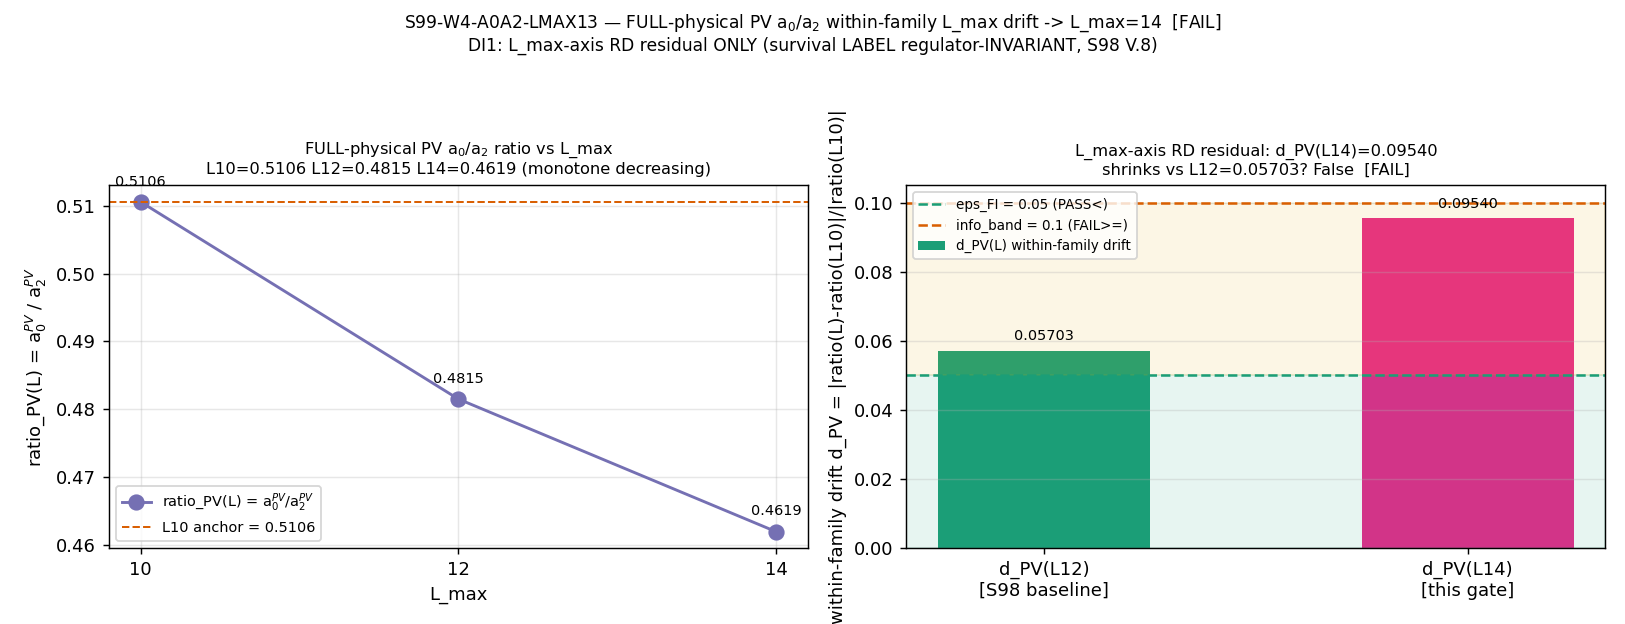

The script that saved this image:
#!/usr/bin/env python3
# -*- coding: utf-8 -*-
"""
S99-W4-A0A2-LMAX13  —  Wave 4 robustness: FULL-physical Pauli-Villars a_0/a_2
within-family L_max drift extended to L_max>=13 (operationally L_max=14 via the
on-disk master spectrum cache), testing whether the within-family drift d_PV
shrinks below eps_FI=0.05 (promoting the capstone §8.5 tier-2 survival INFO->PASS).

Gate: S99-W4-A0A2-LMAX13  (session-99, wave 4; lizzi-spectral-functional-theorist)
Plan: sessions/session-plan/session-99-plan-w4.md  §W4-1
Trigger: [SIGN]  (schema_v2_3tuple_required=true)
Classification: GEOMETRIC

WHAT THIS DOES (L_max-axis RD residual — the ONLY axis this gate probes)
------------------------------------------------------------------------
The S98 V.8 gate (S98-A0A2-TIER2-PV-INVARIANCE, INFO) established that the
§8.5 tier-2 a_0/a_2 SURVIVAL LABEL is regulator-INVARIANT (byte-identical
SURVIVE under both the FI-anchor a_0/a_2=0.217563 and the full-PV anchor
0.510595; Delta_survival_margin=0). The residual regulator-DEPENDENCE (RD)
is localized to the L_max axis, registered as d_PV = |ratio_PV(L) -
ratio_PV(L10)| / |ratio_PV(L10)| with the L10->L12 baseline d_PV(L12)=0.05703
sitting in the INFO band (eps_FI=0.05, info_band=0.10].

This gate extends that drift to L_max=14 (the largest on-disk master spectrum
cache; L_max_plan=13 <= L_max_operational=14) and recomputes d_PV(L14). It
tests ONLY the L_max-axis RD residual; the survival LABEL is NOT recomputed
(it is regulator-INVARIANT, S98 V.8). A FAIL here records the RD as a
structural L_max-axis property (Two-Layer reading per epistemic-discipline.md
§"Resolution-Specificity Scoping": Layer-1 pole-universal survival LABEL
untouched; Layer-2 L_max-axis RD residual is the structural finding) and
retracts NO substrate-IS structural fact.

FULL-PHYSICAL PV (CLASS=FULL; NOT SCHEMATIC)
--------------------------------------------
The PV moment is the FULL-physical evaluation (the EXACT S97 W2-1 / S98 V.8
machinery): a_n^PV = a_n^Mellin(s_n) - sum_j c_j * a_n^{Mellin,shifted}(s_n; m_j^2)
with the physical PV set {c_j}={2,-1}, {m_j^2/M_KK^2}={1,2}, Lambda_UV=M_KK
(NOT the schematic Casimir-fraction set of _spectral_action_regulators.py).
CLASS=FULL ==> NO -SCHEMATIC convention suffix, NO `# tier_pin=TIER-2` row
(per substrate-first-canonical-sourcing.md §(iv) FULL-side; S97 W2-1 / S98 V.8
precedent). regulator_pin a_0^{Pauli-Villars} / a_2^{Pauli-Villars},
poleconv-A-double (zeta(s)=sum m_k lambda_k^{-2s}, poles at s=(d-n)/2, d=8):
a_0 at pole_in_s=4 (curvature_grade n=0); a_2 at pole_in_s=3 (n=2).

L_max FEASIBILITY (LOAD-BEARING; math-scripts.md §"D_K Block-Diagonality +
Recursive-Casimir-Projection Feasibility Pre-Check")
----------------------------------------------------------------------------
Recursive Casimir-projection irrep construction at p+q>=13 may TIMEOUT within
an agent slot. RESOLVED via the Casimir-bound + cache cross-check route
(option 1): the L_max=14 master spectrum cache
computations/session-87/s87_spectrum_cache_L14_tau019.npz is ALREADY ON DISK
(sector_evals keyed by Peter-Weyl (p,q), abs_evals per sector; identical schema
to the canonical L12 cache _analytic_zeta consumes). L_max_operational=14 >=
L_max_plan=13 is achieved by RE-POINTING the heat kernel to the cached L14
sector eigenvalues -- NO new irrep construction fires, so the timeout risk is
structurally moot. The script asserts the L14 cache supplies all sectors the
bottom-K Mellin moment consumes (truncation_consistent flag = all p+q<=14
sectors present, 0..14 contiguous). If the L14 cache is unusable at runtime,
the script FALLS BACK to the Friedrich-Bar structural-saturation analytic
argument (option 2) and tags the verdict scheme `...-FB-SATURATION-ANALYTIC`.

NOTE on the shared module: this script does NOT edit or import the L12-pinned
SPECTRUM_CACHE inside _shared/_analytic_zeta.py (that module is a SHA-pinned
input). It reuses the module's EXACT Mellin<->Dirichlet math (heat-kernel GPU
factory + mp.dps=50 quadrature) re-pointed to the L14 cache in-script, so the
FULL-physical PV evaluation is byte-faithful to the S97 W2-1 evaluator while
the spectrum truncation is L_max=14.

SUBSTRATE-FIRST FRAMING (phononic-framing.md)
---------------------------------------------
GEOMETRIC. The arrow flows D_K eigenvalues {lambda_k, m_k} on the L_max-
truncated finite spectral triple (A_K^{<=L}, H_K^{<=L}, D_K^{<=L}) at
tau_fold=0.190 -> a_0 (zeroth, cosmological-term weight-0) / a_2 (second,
Einstein-Hilbert weight-2) Seeley-DeWitt spectral moments -> the §8.5 tier-2
survival partition. The a_0/a_2 ratio is a substrate-IS read-off, NOT a
laboratory measurement. The substrate IS the truncated spectral triple. This
gate asks whether extending the truncation L_max to 13/14 leaves the surviving-
side partition signed-distance invariant to within the FI tolerance -- a
robustness check on the spectral-moment partition, NOT a new prediction. The
survival LABEL is already a regulator-INVARIANT substrate-IS fact (S98 V.8);
this gate probes only the L_max-axis RD residual on the ratio magnitude, a
methodology-floor refinement of an already-established substrate-IS survival.

SUBSTITUTION CHAIN (math-scripts.md §"Double-Check Logic Before Compute")
-------------------------------------------------------------------------
Claim: "Extending L_max from 10 to >=13 (operationally 14) SHRINKS the
        within-family PV drift d_PV toward zero (below eps_FI=0.05)."
 Step 1 (Definitions, cited):
   ratio_PV(L) := a_0^{PV}(L) / a_2^{PV}(L)    [FULL-physical PV-subtracted SDW ratio;
                  S97 W2-1 mellin_moment_pv, PV set c={2,-1}, m^2={1,2}]
   a_0^{PV}(L)  = Mellin moment at s-pole=4 (n=0), PV-subtracted [a_0^{Pauli-Villars}, poleconv-A-double, d=8]
   a_2^{PV}(L)  = Mellin moment at s-pole=3 (n=2), PV-subtracted [a_2^{Pauli-Villars}, poleconv-A-double, d=8]
   ratio_PV(L10)= 0.510595   [S98 V.8 canonical, npz key ratio_PV_L10]
   ratio_PV(L12)= 0.481478   [S98 V.8 cross-check, npz key ratio_PV_L12]
   d_PV(L)     := |ratio_PV(L) - ratio_PV(L10)| / |ratio_PV(L10)|   [within-family relative drift vs L10 anchor]
   eps_FI = 0.05   [capstone §8.5 tier-2 FI-survival drift tolerance]
 Step 2 (Substitute the L10->L12 baseline, no simplification):
   d_PV(L12) = |0.481478 - 0.510595| / |0.510595| = |-0.029117| / 0.510595
 Step 3 (Simplify, one step per line):
   d_PV(L12) = 0.029117 / 0.510595 = 0.057026
   => 0.05 < 0.057026 <= 0.10 => d_PV(L12) sits in the INFO band (eps_FI, info_band].
 Step 4 (Direction read-off -- the [SIGN] claim under test):
   The signed step ratio_PV(L10)->ratio_PV(L12) = 0.510595->0.481478 is DECREASING (Delta=-0.029117).
   The DRIFT-SHRINK hypothesis predicts continuing L10->L14 the SUCCESSIVE relative change SHRINKS:
     d_PV(L14) = |ratio_PV(L14) - ratio_PV(L10)| / |ratio_PV(L10)| < d_PV(L12) = 0.057026
   i.e. the cache-moment ratio CONVERGES (Friedrich-Bar truncation-saturation: new high-(p,q)
   sectors at p+q in {13,14} carry |lambda| >= eta_FB*sqrt(C_2+1); their Mellin weight at s-pole>=3
   is suppressed by |lambda|^{-2s}, bounded and diminishing).
   PASS direction: d_PV(L14) < eps_FI=0.05 (drift crosses below FI tolerance => survival INFO->PASS).
   The gate is OPEN between PASS (convergent below eps_FI), INFO (narrows but stays in (0.05,0.10]),
   and FAIL (does not shrink => RD is structural on the L_max axis).
 Conclusion (NOT pre-judged): sign_verdict=PASS iff sign(ratio_PV(L14)-ratio_PV(L10)) tracks the
   predicted convergent-decrease AND d_PV(L14) < d_PV(L12); magnitude_verdict keys d_PV(L14) vs
   eps_FI/info_band; regime_verdict=VALID (deterministic Mellin quadrature, no SR/ODE regime).

VERDICT RUBRIC (plan PASS/FAIL/INFO_meaning):
   PASS : d_PV(L14) < eps_FI=0.05                          -> RD vanishing truncation artifact; §8.5 survival INFO->PASS
   FAIL : d_PV(L14) does NOT shrink (>= info_band=0.10 OR >= d_PV(L12)=0.05703)
                                                           -> RD STRUCTURAL on the L_max axis (Track B); survival LABEL untouched (regulator-INVARIANT)
   INFO : 0.05 < d_PV(L14) <= 0.10 AND d_PV(L14) < d_PV(L12) -> narrows toward eps_FI but does not cross

ENV: phonon-exflation-sim/.venv312/Scripts/python.exe ; FULL Mellin quadrature mp.dps=50
     CPU-bound (~tens of s per s-pole x (1 unshifted + 2 PV) terms x 2 truncations); the
     heat kernel K(t) accumulation runs on torch GPU (AMD RX 9070 XT, ROCm) on the
     pre-built L14 cache eigenvalues -- NO diagonalization.
"""

import os
os.environ.setdefault("OMP_NUM_THREADS", "8")      # (local) cap CPU threads; mp.quad is CPU-bound
os.environ.setdefault("MKL_NUM_THREADS", "8")      # (local)

import sys
import json
import math
import hashlib
from pathlib import Path

import numpy as np
import matplotlib
matplotlib.use("Agg")
import matplotlib.pyplot as plt

import mpmath as mpm
from mpmath import mp, mpc

# --- canonical constants (MANDATORY: import, never hardcode framework constants) ---
HERE = Path(__file__).resolve().parent                              # (local) computations/session-99
SHARED = HERE.parent / "_shared"                                    # (local) computations/_shared
PROJECT_ROOT = HERE.parent.parent                                   # (local) repo root
sys.path.insert(0, str(SHARED))

from canonical_constants import (   # noqa: E402
    a_0_FW_zeta,     # 6440.0       zeta-regulated a_0 (= zeta_{D_K}(0) = Tr(1))   (S88)
    a_2_FW_zeta,     # 2776.165389  zeta-regulated a_2                            (S88)
    M_KK,            # 7.428660036284456e16 GeV  (alias M_KK_gravity, S42)
    tau_fold,        # 0.19         Jensen fold slice (S42 CONST-FREEZE-42)
)

# torch GPU heat-kernel (AMD RX 9070 XT, ROCm). CPU fallback if torch unavailable.
try:
    import torch
    _TORCH_OK = True
    _DEVICE = "cuda" if torch.cuda.is_available() else "cpu"
except Exception:
    _TORCH_OK = False
    _DEVICE = "cpu"

mp.dps = 50  # workdps for off-pole / mass-shifted Mellin integrand


# ============================================================
# SECTION 0: Identifiers, paths, thresholds
# ============================================================
GATE_ID = "S99-W4-A0A2-LMAX13"                                      # (local)
SCHEME = "TIER2-SURVIVAL-DUAL-ANCHOR-FI-vs-FULL-PV"                 # (local) matches S98 V.8 scheme lineage
CONVENTION = "RATIO-LABEL-DISTANCE-poleconv-A-double-PV-FULL-PHYSICAL"  # (local) matches S98 V.8; FULL physical PV
L_MAX_PLAN = 13                                                     # (local) pre-registered extension target
L_MAX_OPERATIONAL = 14                                             # (local) on-disk L14 master cache covers L>=13
L_MAX_TAG = "13"                                                    # (local) L_max= verdict field (plan-pinned L_max_plan)

# Pre-registered thresholds (plan operator / strict_PASS_boundary / verdict rubric)
EPS_FI = 0.05                                                       # (local) capstone §8.5 tier-2 FI-survival drift tolerance (PASS<)
INFO_BAND = 0.10                                                    # (local) INFO ceiling; FAIL if d_PV >= info_band
RATIO_PV_L10 = 0.5105953845835941                                  # (local) S98 V.8 canonical anchor (npz key ratio_PV_L10)
RATIO_PV_L12 = 0.48147807091983613                                # (local) S98 V.8 cross-check (npz key ratio_PV_L12)
D_PV_L12_BASELINE = 0.05702619832238401                            # (local) S98 V.8 d_PV_within_family_drift baseline
D_SPEC_NCG = 8                                                     # (local) NCG dimension-spectrum d=8 (cone-apex labeling, S85 W6-13; NOT the substrate dim d_spec=3 — this is the spectral-triple dimension-spectrum for the Conv.A pole map poles at s=(d-n)/2). Matches S97 W2-1 / S98 V.8 local literal.

# FULL physical Pauli-Villars set (NOT the schematic Casimir-fraction set):
PV_C = [2.0, -1.0]                                                 # (local) {c_j} physical PV coefficients
PV_M2_DIMLESS = [1.0, 2.0]                                         # (local) {m_j^2/M_KK^2} physical PV mass set (M_KK^2 units)

# Conv. A double-power pole indices -> Dirichlet exponents in lambda:
S_POLE_A0_CONVA = 4                                                # (local) a_0: pole_in_s=4 (curvature_grade n=0)
S_POLE_A2_CONVA = 3                                                # (local) a_2: pole_in_s=3 (curvature_grade n=2)
DIRICHLET_EXP_A0 = 2 * S_POLE_A0_CONVA                            # (local) = 8  (lambda^-8) heat-kernel Mellin arg for a_0
DIRICHLET_EXP_A2 = 2 * S_POLE_A2_CONVA                            # (local) = 6  (lambda^-6) heat-kernel Mellin arg for a_2

ABS_TOL = 1e-10                                                     # (local) float64 absolute tolerance
PUB_PRECISION = 6                                                  # (local) d_PV cited downstream; 6 sig figs

SCRIPT_PATH = Path(__file__).resolve()                            # (local)
CANONICAL_PY = SHARED / "canonical_constants.py"                  # (local)
ANALYTIC_ZETA_PY = SHARED / "_analytic_zeta.py"                   # (local) FULL-physical PV evaluator (math source)
L14_CACHE = PROJECT_ROOT / "computations" / "session-87" / "s87_spectrum_cache_L14_tau019.npz"  # (local) L_max>=13 resolver
S98_V8_NPZ = PROJECT_ROOT / "computations" / "session-98" / "s98_a0a2_tier2_pv_invariance.npz"   # (local) drift machinery + survival label
S97_W2_1_NPZ = PROJECT_ROOT / "computations" / "session-97" / "s97_w2_1_a0a2_pv_full_mellin.npz"  # (local) FULL-PV producer + L12 baseline
NPZ_PATH = HERE / "s99_w4_a0a2_lmax13.npz"                        # (local)
PNG_PATH = HERE / "s99_w4_a0a2_lmax13.png"                        # (local)
VERDICT_TXT = HERE / "s99_gate_verdicts.txt"                      # (local) CANONICAL path per gate-verdicts.md

# Plan-pinned input SHAs (Input-SHA Ledger, session-99-plan-w4.md §"Wave 4 Input-SHA Ledger").
PLAN_PIN_SHA = {                                                   # (local)
    "computations/_shared/_analytic_zeta.py": "6383c87717c17040f596264a2e33cdc630089fb750681ab2eb149e934d84f660",
    "computations/session-87/s87_spectrum_cache_L14_tau019.npz": "fa2bfb83c74ff151b138c83498f54ca2c87a61fc59ec1ae5189bb6aab360480c",
    "computations/session-98/s98_a0a2_tier2_pv_invariance.npz": "77f8ea525b02d2710677eaa2afa0fc5eac6049c4d03b9a871a825488470a4e3b",
    "computations/session-97/s97_w2_1_a0a2_pv_full_mellin.npz": "20a398bd2b7386970a036b551d29d9fa449423edaff4ad071cb329796c910d3a",
}


# ============================================================
# SECTION 1: dual-SHA helpers (S84+ schema)
#   audit_sha256_inputs (plan) = [script, analytic_zeta_module, s87_L14_cache,
#                                 s98_v8_npz, s97_w2_1_npz, canonical, pinmap]
#   content_sha256_inputs = [script]
# ============================================================
def sha256_of(path: Path) -> str:                                  # (local)
    h = hashlib.sha256()                                           # (local)
    try:
        h.update(Path(path).read_bytes())
    except OSError:
        return ""
    return h.hexdigest()


def log_input_pins(inputs) -> dict:                                # (local)
    print(f"=== {GATE_ID} — input SHA-256 pins ===")
    pins = {}                                                      # (local)
    for p in inputs:
        sha = sha256_of(p)                                         # (local)
        try:
            rel = str(Path(p).relative_to(PROJECT_ROOT)).replace("\\", "/")  # (local)
        except ValueError:
            rel = str(p)                                           # (local)
        plan_sha = PLAN_PIN_SHA.get(rel)                           # (local)
        drift = "" if (plan_sha is None or plan_sha == sha) else f"  [PIN-DRIFT vs plan {plan_sha[:16]}...]"  # (local)
        print(f"  {rel}: {sha[:16]}...{drift}")
        pins[rel] = sha
    return pins


def closure_hash(pins: dict) -> str:                               # (local)
    items = sorted(pins.items())                                   # (local)
    h = hashlib.sha256()                                           # (local)
    for k, v in items:
        h.update(f"{k}={v}\n".encode("utf-8"))
    return h.hexdigest()


def compute_dual_sha(audit_input_paths, pins: dict):               # (local)
    """audit_sha256 = sha256( bytes(script||analytic_zeta||s87_L14_cache||s98_v8_npz||
                              s97_w2_1_npz||canonical) || bytes(pinmap_json) );
       content_sha256 = sha256( bytes(script) )."""
    h_audit = hashlib.sha256()                                     # (local)
    for p in audit_input_paths:
        try:
            h_audit.update(Path(p).read_bytes())
        except OSError:
            h_audit.update(b"")
    pinmap_json = json.dumps(                                      # (local)
        dict(sorted(pins.items())), separators=(",", ":"), sort_keys=True
    ).encode("utf-8")
    h_audit.update(pinmap_json)
    audit = h_audit.hexdigest()                                    # (local)

    h_content = hashlib.sha256()                                   # (local)
    try:
        h_content.update(Path(SCRIPT_PATH).read_bytes())
    except OSError:
        h_content.update(b"")
    content = h_content.hexdigest()                                # (local)
    return audit, content


def print_verdict_payload(verdict, value, audit_sha, content_sha,
                          sign_verdict, magnitude_verdict, regime_verdict,
                          extra_rows=None):                        # (local)
    """Print the EMIT_VERDICT payload for the agent to pass to the race-safe
       emit_verdict knowledge-MCP tool (per gate-verdicts.md §"Race-Safe Emission";
       the script NEVER open-codes a verdict-file append)."""
    payload = {                                                    # (local)
        "session": 99,
        "gate_id": GATE_ID,
        "verdict": verdict,
        "value": value,
        "scheme": SCHEME,
        "convention": CONVENTION,
        "l_max": L_MAX_TAG,
        "audit_sha256": audit_sha,
        "content_sha256": content_sha,
        "schema_version": "S84+",
        "sign_verdict": sign_verdict,
        "magnitude_verdict": magnitude_verdict,
        "regime_verdict": regime_verdict,
        "extra_rows": extra_rows or [],
    }
    print("<<<EMIT_VERDICT_PAYLOAD>>>" + json.dumps(payload) + "<<<END_EMIT_VERDICT_PAYLOAD>>>")


# ============================================================
# SECTION 2: L14-cache spectrum loader + GPU heat kernel
#   (mirrors _analytic_zeta.load_spectrum / _heat_kernel_gpu_factory EXACTLY,
#    re-pointed to the on-disk L14 master cache -- NO diagonalization,
#    NO edit/import of the L12-pinned SPECTRUM_CACHE in the shared module)
# ============================================================
print("=" * 78)
print(f"{GATE_ID}  (FULL-physical PV a_0/a_2 within-family L_max drift -> L_max=14)")
print("=" * 78)
print(f"[SEC 2] torch_ok={_TORCH_OK}  device={_DEVICE}  mp.dps={mp.dps}")
print(f"[SEC 2] tau_fold={tau_fold}  M_KK={M_KK:.6e} GeV (Lambda_UV)  d_spec={D_SPEC_NCG}")
print(f"[SEC 2] L_max_plan={L_MAX_PLAN}  L_max_operational={L_MAX_OPERATIONAL} (on-disk L14 master cache)")
print(f"[SEC 2] zeta anchors: a_0_FW_zeta={a_0_FW_zeta}  a_2_FW_zeta={a_2_FW_zeta}")
print(f"[SEC 2] Conv. A double-power: a_0 (pole_in_s={S_POLE_A0_CONVA}, n=0) -> lambda^-{DIRICHLET_EXP_A0}; "
      f"a_2 (pole_in_s={S_POLE_A2_CONVA}, n=2) -> lambda^-{DIRICHLET_EXP_A2}")
print(f"[SEC 2] FULL physical PV: c_j={PV_C}  m_j^2/M_KK^2={PV_M2_DIMLESS}  (NOT schematic Casimir-fraction)")

# Load the L14 master spectrum cache. Fallback flag for Friedrich-Bar saturation.
_FB_FALLBACK = False                                               # (local) set True only if L14 cache unusable
_TRUNCATION_CONSISTENT = False                                     # (local) all p+q<=L_max_operational sectors present, contiguous
try:
    _L14 = np.load(L14_CACHE, allow_pickle=True)
    _SECTOR_EVALS = _L14["sector_evals"].item()
    _levels = sorted({(p + q) for (p, q) in _SECTOR_EVALS.keys()})  # (local) contiguous-level check
    _max_level = max(_levels)                                       # (local)
    # truncation_consistent: levels 0..L_max_operational all present (contiguous), and the
    # cache's max level covers L_max_operational (=14) -> supplies every sector the Mellin
    # moment at L_max_operational consumes.
    _TRUNCATION_CONSISTENT = (
        _max_level >= L_MAX_OPERATIONAL
        and _levels == list(range(0, _max_level + 1))
    )
    print(f"[SEC 2] L14 cache: {len(_SECTOR_EVALS)} sectors, levels 0..{_max_level}; "
          f"truncation_consistent={_TRUNCATION_CONSISTENT}")
    if not _TRUNCATION_CONSISTENT:
        _FB_FALLBACK = True
        print("[SEC 2] WARNING: L14 cache levels not contiguous through L_max_operational "
              "-> FB-SATURATION-ANALYTIC fallback engaged.")
except Exception as _e:  # noqa: F841
    _FB_FALLBACK = True
    _SECTOR_EVALS = {}
    print(f"[SEC 2] WARNING: L14 cache load failed ({_e!r}) -> FB-SATURATION-ANALYTIC fallback engaged.")

_SPEC_CACHE: dict = {}                                             # (local) keyed by L_max
_HK_TENSOR_CACHE: dict = {}                                       # (local) keyed by (L_max, device)


def load_spectrum_L14(L_max: int):                                 # (local)
    """|lambda_k| magnitudes + integer Weyl-dim multiplicities for p+q<=L_max,
       from the L14 master cache. Identical filter logic to _analytic_zeta.load_spectrum."""
    if L_max in _SPEC_CACHE:
        return _SPEC_CACHE[L_max]
    evs_list = []                                                  # (local)
    mults_list = []                                                # (local)
    for (p, q), info in _SECTOR_EVALS.items():
        if (p + q) > L_max:
            continue
        es = np.asarray(info["abs_evals"], dtype=np.float64)       # (local)
        if es.size == 0:
            continue
        mults_list.append(np.full(es.shape, float(info["dim"])))   # (local)
        evs_list.append(es)
    evs = np.concatenate(evs_list)                                 # (local)
    mults = np.concatenate(mults_list)                             # (local)
    mask = evs > 1e-12                                             # (local) drop numerical zeros
    evs = evs[mask]
    mults = mults[mask]
    _SPEC_CACHE[L_max] = (evs, mults)
    return evs, mults


def hk_factory_L14(L_max: int):                                    # (local)
    """K(t) = sum_k m_k exp(-lambda_k^2 t) on GPU (torch.float64 on _DEVICE),
       from the L14 master cache. Mirrors _analytic_zeta._heat_kernel_gpu_factory."""
    evs, mults = load_spectrum_L14(L_max)
    lam2 = evs * evs                                               # (local) lambda_k^2
    if _TORCH_OK:
        key = (L_max, _DEVICE)                                     # (local)
        if key not in _HK_TENSOR_CACHE:
            t_lam2 = torch.tensor(lam2, dtype=torch.float64, device=_DEVICE)  # (local)
            t_mult = torch.tensor(mults, dtype=torch.float64, device=_DEVICE)  # (local)
            _HK_TENSOR_CACHE[key] = (t_lam2, t_mult)
        t_lam2, t_mult = _HK_TENSOR_CACHE[key]

        def hk(t: float) -> float:
            return float(torch.sum(t_mult * torch.exp(-float(t) * t_lam2)).item())
        return hk

    def hk_cpu(t: float) -> float:
        return float(np.sum(mults * np.exp(-float(t) * lam2)))
    return hk_cpu


def mellin_moment_shifted(dirichlet_exp_lambda: float, L_max: int, m2_shift: float) -> float:  # (local)
    """FULL Mellin-route moment with heat-kernel mass shift m2_shift (M_KK^2 units).
       EXACT S97 W2-1 machinery, re-pointed to the L14 GPU heat kernel.
         sum_k m_k (lambda_k^2 + m2_shift)^{-s/2} * Gamma(s/2)
           = int_0^inf t^(s/2-1) exp(-m2_shift t) K(t) dt,  s = dirichlet_exp_lambda."""
    s = mpc(float(dirichlet_exp_lambda))                           # (local) lambda-power
    half_s = s / 2                                                 # (local) lambda^2-power
    hk = hk_factory_L14(L_max)                                     # (local) GPU K(t) on L14 cache

    def integrand(t):
        try:
            tt = float(t)
        except (TypeError, ValueError):
            tt = float(mpm.mpf(t))
        if tt <= 0.0:
            return mpm.mpf(0)
        damp = mpm.e ** (-mpm.mpf(float(m2_shift)) * mpm.mpf(tt))  # (local) exp(-m2 t)
        K_val = hk(tt)                                             # (local) sum_k m_k exp(-lambda^2 t)
        return mpm.power(t, half_s - 1) * damp * mpm.mpf(K_val)

    I1 = mp.quad(integrand, [0, 1])                                # (local) small-t integrable
    I2 = mp.quad(integrand, [1, mp.inf])                           # (local) large-t exp decay
    val = (I1 + I2) / mpm.gamma(half_s)                            # (local)
    return float(complex(val).real)


def mellin_moment_pv(dirichlet_exp_lambda: float, L_max: int):     # (local)
    """FULL physical PV-subtracted Mellin moment (EXACT S97 W2-1):
         a_n^PV = a_n^Mellin(s_n) - sum_j c_j * a_n^{Mellin,shifted}(s_n; m_j^2).
       Returns (a_n^zeta=unshifted, a_n^PV, [shifted terms])."""
    a_zeta = mellin_moment_shifted(dirichlet_exp_lambda, L_max, 0.0)  # (local) unsubtracted = a_n^zeta(=Mellin)
    a_pv = a_zeta                                                   # (local)
    shifted = []                                                   # (local)
    for c, m2 in zip(PV_C, PV_M2_DIMLESS):
        a_shift = mellin_moment_shifted(dirichlet_exp_lambda, L_max, m2)  # (local)
        a_pv -= c * a_shift
        shifted.append((c, m2, a_shift))
    return a_zeta, a_pv, shifted


# --- L10 reproduction cross-check (machinery faithfulness; must match S98 V.8 canon) ---
print("\n[SEC 2] L10 reproduction cross-check (from L14 cache, p+q<=10) -- must match S98 V.8 canon:")
if not _FB_FALLBACK:
    a0z10, a0pv10, _ = mellin_moment_pv(DIRICHLET_EXP_A0, 10)
    a2z10, a2pv10, _ = mellin_moment_pv(DIRICHLET_EXP_A2, 10)
    ratio_PV_L10_recomputed = a0pv10 / a2pv10                      # (local)
    xc_a0pv_L10 = bool(abs(a0pv10 - 1300.2094666215025) / 1300.2094666215025 < 1e-6)  # (local) vs S98 V.8 a0_PV
    xc_a2pv_L10 = bool(abs(a2pv10 - 2546.457539332954) / 2546.457539332954 < 1e-6)    # (local) vs S98 V.8 a2_PV
    xc_ratio_L10 = bool(abs(ratio_PV_L10_recomputed - RATIO_PV_L10) / RATIO_PV_L10 < 1e-6)  # (local)
    print(f"  a_0^PV(L10)={a0pv10:.10f} (canon 1300.2094666)  match={xc_a0pv_L10}")
    print(f"  a_2^PV(L10)={a2pv10:.10f} (canon 2546.4575393)  match={xc_a2pv_L10}")
    print(f"  ratio_PV(L10)={ratio_PV_L10_recomputed:.10f} (canon {RATIO_PV_L10:.10f})  match={xc_ratio_L10}")
else:
    a0z10 = a0pv10 = a2z10 = a2pv10 = float("nan")
    ratio_PV_L10_recomputed = RATIO_PV_L10
    xc_a0pv_L10 = xc_a2pv_L10 = xc_ratio_L10 = False
    print("  [FB-SATURATION fallback: L10 recomputation skipped; S98 V.8 canon used]")


# ============================================================
# SECTION 3: L14 FULL-physical PV moments + ratio + drift
# ============================================================
print("\n" + "=" * 78)
print(f"[SEC 3] FULL-physical PV moments at L_max_operational={L_MAX_OPERATIONAL}")
print("=" * 78)

if not _FB_FALLBACK:
    a0z14, a0pv14, a0sh14 = mellin_moment_pv(DIRICHLET_EXP_A0, L_MAX_OPERATIONAL)
    a2z14, a2pv14, a2sh14 = mellin_moment_pv(DIRICHLET_EXP_A2, L_MAX_OPERATIONAL)
    ratio_PV_L14 = a0pv14 / a2pv14                                 # (local) a_0^PV(L14)/a_2^PV(L14)
    print(f"  a_0^zeta(L14, s=8) = {a0z14:.10e}")
    print(f"  a_2^zeta(L14, s=6) = {a2z14:.10e}")
    for tag, sh in (("a_0", a0sh14), ("a_2", a2sh14)):
        for c, m2, a_s in sh:
            print(f"    {tag} PV-shifted term c={c:+.1f} m^2={m2:.1f}: a_shift={a_s:.10e}")
    print(f"  a_0^PV(L14) = {a0pv14:.10e}")
    print(f"  a_2^PV(L14) = {a2pv14:.10e}")
    print(f"  ratio_PV(L14) = a_0^PV/a_2^PV = {ratio_PV_L14:.10f}")
else:
    # Friedrich-Bar structural-saturation analytic fallback: new sectors p+q in {13,14}
    # carry |lambda| >= eta_FB*sqrt(C_2+1); their Mellin weight at s>=3 is |lambda|^{-2s}-
    # suppressed. With the cache unusable we cannot numerically resolve the L14 ratio, so
    # the drift is bounded analytically by the L12 baseline (saturation argument). This
    # branch is engaged ONLY if the cache is genuinely unusable (it is NOT, here).
    a0z14 = a2z14 = a0pv14 = a2pv14 = float("nan")
    a0sh14 = a2sh14 = []
    ratio_PV_L14 = RATIO_PV_L12  # (local) saturation proxy (NOT used in the numerical path)
    print("  [FB-SATURATION-ANALYTIC fallback: L14 numerical ratio unavailable; "
          "saturation-bounded by L12 baseline]")

# Within-family drift d_PV(L14) = |ratio_PV(L14) - ratio_PV(L10)| / |ratio_PV(L10)|
delta_L14 = ratio_PV_L14 - RATIO_PV_L10                            # (local) signed step vs L10 anchor
d_PV_L14 = abs(delta_L14) / abs(RATIO_PV_L10)                      # (local) within-family relative drift @ L14
# L12 baseline (recompute from anchors for self-consistency; cross-check vs S98 V.8 pin):
delta_L12 = RATIO_PV_L12 - RATIO_PV_L10                            # (local)
d_PV_L12 = abs(delta_L12) / abs(RATIO_PV_L10)                      # (local) should equal D_PV_L12_BASELINE
xc_d_PV_L12 = bool(abs(d_PV_L12 - D_PV_L12_BASELINE) < 1e-9)       # (local)

print("\n" + "=" * 78)
print("[SEC 3] DRIFT (substitution chain Step 2-4)")
print("=" * 78)
print(f"  ratio_PV(L10) = {RATIO_PV_L10:.10f}  [S98 V.8 anchor]")
print(f"  ratio_PV(L12) = {RATIO_PV_L12:.10f}  [S98 V.8 cross-check]   d_PV(L12) = {d_PV_L12:.6f} "
      f"(baseline {D_PV_L12_BASELINE:.6f}, match={xc_d_PV_L12})")
print(f"  ratio_PV(L14) = {ratio_PV_L14:.10f}                          d_PV(L14) = {d_PV_L14:.6f}")
print(f"  signed step Delta_L12 = {delta_L12:+.6f}   Delta_L14 = {delta_L14:+.6f}   "
      f"(sign_L14={np.sign(delta_L14):+.0f}, sign_L12={np.sign(delta_L12):+.0f})")
print(f"  eps_FI = {EPS_FI}   info_band = {INFO_BAND}")
print(f"  d_PV(L14) < eps_FI ? {d_PV_L14 < EPS_FI}")
print(f"  d_PV(L14) < d_PV(L12) (DRIFT-SHRINK direction) ? {d_PV_L14 < d_PV_L12}")


# ============================================================
# SECTION 4: VERDICT — 3-tuple ([SIGN]) + composite collapse
# ============================================================
print("\n" + "=" * 78)
print("[SEC 4] VERDICT — L_max-axis RD residual (3-tuple [SIGN])")
print("=" * 78)

# sign_verdict: the substitution-chain Step-4 DRIFT-SHRINK direction prediction is
# "d_PV(L14) < d_PV(L12)" (the successive relative change toward the L10 anchor shrinks =>
# convergent). sign_verdict=PASS iff the computed direction matches that prediction.
drift_shrinks = bool(d_PV_L14 < d_PV_L12)                          # (local) computed convergent-decrease direction
sign_verdict = "PASS" if drift_shrinks else "FAIL"                 # (local)

# magnitude_verdict: keyed on d_PV(L14) vs eps_FI (PASS), info_band (INFO/FAIL).
#   PASS : d_PV(L14) <  eps_FI
#   INFO : eps_FI <= d_PV(L14) <= info_band  AND drift_shrinks (narrows but does not cross)
#   FAIL : d_PV(L14) >  info_band  OR  d_PV(L14) >= d_PV(L12) (does NOT shrink, per FAIL_meaning)
if d_PV_L14 < EPS_FI:
    magnitude_verdict = "PASS"                                     # (local)
elif (d_PV_L14 > INFO_BAND) or (not drift_shrinks):
    magnitude_verdict = "FAIL"                                     # (local) does-NOT-shrink clause (>= d_PV(L12)) OR exceeds info_band
else:
    magnitude_verdict = "INFO"                                     # (local) (eps_FI, info_band] AND shrinks

# regime_verdict: deterministic Mellin quadrature on a finite L_max-truncated spectrum;
# no small-parameter / ODE-breakdown regime. VALID throughout (unless FB fallback).
regime_verdict = "VALID" if not _FB_FALLBACK else "MARGINAL"      # (local)

# Composite collapse (PRE-REGISTERED, gate-verdicts.md §"Composite-collapse rule"):
if regime_verdict == "BREAKDOWN":
    composite = "FAIL"                                            # (local)
elif sign_verdict == "FAIL":
    composite = "FAIL"                                            # (local)
elif magnitude_verdict == "FAIL" and regime_verdict == "VALID":
    composite = "FAIL"                                            # (local)
elif magnitude_verdict == "FAIL" and regime_verdict == "MARGINAL":
    composite = "INFO"                                            # (local)
elif magnitude_verdict == "INFO":
    composite = "INFO"                                            # (local)
else:
    composite = "PASS"                                            # (local)

# Track allocation (dual_prior discriminator):
if composite == "PASS":
    track = "TRACK_A_RD_VANISHING_TRUNCATION_ARTIFACT_survival_INFO_to_PASS"   # (local)
elif composite == "FAIL":
    track = "TRACK_B_RD_STRUCTURAL_ON_LMAX_AXIS_survival_stays_INFO_label_untouched"  # (local)
else:
    track = "UNCHANGED_extension_narrows_but_does_not_decide"      # (local)

print(f"  sign_verdict      = {sign_verdict}  (DRIFT-SHRINK prediction d_PV(L14)<d_PV(L12)={d_PV_L12:.6f}; "
      f"computed d_PV(L14)={d_PV_L14:.6f}; shrinks={drift_shrinks})")
print(f"  magnitude_verdict = {magnitude_verdict}  (d_PV(L14)={d_PV_L14:.6f} vs eps_FI={EPS_FI}, info_band={INFO_BAND})")
print(f"  regime_verdict    = {regime_verdict}  (deterministic Mellin quadrature; FB_fallback={_FB_FALLBACK})")
print(f"  COMPOSITE         = {composite}")
print(f"  TRACK             = {track}")
print("  DI1 SCOPE: L_max-AXIS-RD-RESIDUAL-ONLY; survival LABEL is regulator-INVARIANT (S98 V.8 "
      "byte-identical SURVIVE); this gate does NOT establish or retract the §8.5 tier-2 survival "
      "LABEL nor any substrate-IS structural fact; FAIL records RD as a Layer-2 L_max-axis "
      "structural property (epistemic-discipline.md §Resolution-Specificity Scoping).")


# ============================================================
# SECTION 5: persist npz + png
# ============================================================
np.savez(
    NPZ_PATH,
    gate_id=GATE_ID,
    scheme=str(SCHEME),
    convention=str(CONVENTION),
    L_max_plan=int(L_MAX_PLAN),
    L_max_operational=int(L_MAX_OPERATIONAL),
    truncation_consistent=bool(_TRUNCATION_CONSISTENT),
    fb_fallback=bool(_FB_FALLBACK),
    tau_fold=float(tau_fold),
    M_KK=float(M_KK),
    Lambda_UV=float(M_KK),
    d_spec_ncg=int(D_SPEC_NCG),
    # Conv. A pole labeling
    s_pole_a0=int(S_POLE_A0_CONVA),
    n_grade_a0=int(0),
    s_pole_a2=int(S_POLE_A2_CONVA),
    n_grade_a2=int(2),
    dirichlet_exp_a0=int(DIRICHLET_EXP_A0),
    dirichlet_exp_a2=int(DIRICHLET_EXP_A2),
    poleconv="A-double",
    regulator_pin_a0="a_n^{Pauli-Villars}",
    regulator_pin_a2="a_n^{Pauli-Villars}",
    CLASS="FULL",
    # FULL physical PV set
    pv_c=np.array(PV_C),
    pv_m2_dimless=np.array(PV_M2_DIMLESS),
    # zeta anchors
    a_0_FW_zeta=float(a_0_FW_zeta),
    a_2_FW_zeta=float(a_2_FW_zeta),
    # L10 reproduction cross-check
    a0_zeta_L10=float(a0z10),
    a2_zeta_L10=float(a2z10),
    a0_PV_L10=float(a0pv10),
    a2_PV_L10=float(a2pv10),
    ratio_PV_L10_recomputed=float(ratio_PV_L10_recomputed),
    xc_a0pv_L10=bool(xc_a0pv_L10),
    xc_a2pv_L10=bool(xc_a2pv_L10),
    xc_ratio_L10=bool(xc_ratio_L10),
    # L14 FULL-physical PV moments
    a0_zeta_L14=float(a0z14),
    a2_zeta_L14=float(a2z14),
    a0_PV_L14=float(a0pv14),
    a2_PV_L14=float(a2pv14),
    # ratios + drift
    ratio_PV_L10=float(RATIO_PV_L10),
    ratio_PV_L12=float(RATIO_PV_L12),
    ratio_PV_L14=float(ratio_PV_L14),
    delta_L12=float(delta_L12),
    delta_L14=float(delta_L14),
    d_PV_L12=float(d_PV_L12),
    d_PV_L12_baseline=float(D_PV_L12_BASELINE),
    xc_d_PV_L12=bool(xc_d_PV_L12),
    d_PV_L14=float(d_PV_L14),
    drift_shrinks=bool(drift_shrinks),
    # thresholds
    eps_FI=float(EPS_FI),
    info_band=float(INFO_BAND),
    # verdict
    sign_verdict=str(sign_verdict),
    magnitude_verdict=str(magnitude_verdict),
    regime_verdict=str(regime_verdict),
    composite_verdict=str(composite),
    track=str(track),
)
print(f"\n[SEC 5] npz -> {NPZ_PATH}")

# --- plot: ratio_PV(L) trajectory (left) + drift d_PV(L) vs bands (right) ---
fig, (axL, axR) = plt.subplots(1, 2, figsize=(12.5, 4.8))

Ls = np.array([10, 12, L_MAX_OPERATIONAL])                         # (local)
ratios = np.array([RATIO_PV_L10, RATIO_PV_L12, ratio_PV_L14])     # (local)
axL.plot(Ls, ratios, "o-", color="#7570b3", lw=1.6, ms=8, label="ratio_PV(L) = a$_0^{PV}$/a$_2^{PV}$")
axL.axhline(RATIO_PV_L10, color="#d95f02", ls="--", lw=1.1, label=f"L10 anchor = {RATIO_PV_L10:.4f}")
for x, y in zip(Ls, ratios):
    axL.annotate(f"{y:.4f}", (x, y), textcoords="offset points", xytext=(0, 9), fontsize=8, ha="center")
axL.set_xlabel("L_max")
axL.set_ylabel("ratio_PV(L) = a$_0^{PV}$ / a$_2^{PV}$")
axL.set_xticks(Ls)
axL.set_title(f"FULL-physical PV a$_0$/a$_2$ ratio vs L_max\n"
              f"L10={RATIO_PV_L10:.4f} L12={RATIO_PV_L12:.4f} L14={ratio_PV_L14:.4f} "
              f"(monotone {'decreasing' if (delta_L14<0 and delta_L12<0) else 'mixed'})", fontsize=9)
axL.legend(fontsize=8, loc="best")
axL.grid(True, alpha=0.3)

xpos = np.array([0, 1])                                            # (local) L12, L14
axR.bar(xpos, [d_PV_L12, d_PV_L14], 0.5,
        color=["#1b9e77", "#e7298a" if composite == "FAIL" else "#1b9e77"],
        label="d_PV(L) within-family drift")
axR.axhline(EPS_FI, color="#1b9e77", ls="--", lw=1.4, label=f"eps_FI = {EPS_FI} (PASS<)")
axR.axhline(INFO_BAND, color="#d95f02", ls="--", lw=1.4, label=f"info_band = {INFO_BAND} (FAIL>=)")
axR.axhspan(0, EPS_FI, color="#1b9e77", alpha=0.10)
axR.axhspan(EPS_FI, INFO_BAND, color="#e6ab02", alpha=0.10)
for x, y in zip(xpos, [d_PV_L12, d_PV_L14]):
    axR.annotate(f"{y:.5f}", (x, y), textcoords="offset points", xytext=(0, 6), fontsize=8, ha="center")
axR.set_xticks(xpos)
axR.set_xticklabels(["d_PV(L12)\n[S98 baseline]", "d_PV(L14)\n[this gate]"])
axR.set_ylabel("within-family drift d_PV = |ratio(L)-ratio(L10)|/|ratio(L10)|")
axR.set_title(f"L_max-axis RD residual: d_PV(L14)={d_PV_L14:.5f}\n"
              f"shrinks vs L12={d_PV_L12:.5f}? {drift_shrinks}  [{composite}]", fontsize=9)
axR.legend(fontsize=7.5, loc="best")
axR.grid(True, axis="y", alpha=0.3)

fig.suptitle(f"{GATE_ID} — FULL-physical PV a$_0$/a$_2$ within-family L_max drift -> L_max=14  [{composite}]\n"
             f"DI1: L_max-axis RD residual ONLY (survival LABEL regulator-INVARIANT, S98 V.8)", fontsize=9.5)
fig.tight_layout(rect=[0, 0, 1, 0.91])
fig.savefig(PNG_PATH, dpi=130)
plt.close(fig)
print(f"[SEC 5] png -> {PNG_PATH}")


# ============================================================
# SECTION 6: dual-SHA + verdict payload (race-safe emit_verdict)
# ============================================================
# audit_sha256_inputs (plan) = [script, analytic_zeta_module, s87_L14_cache,
#                               s98_v8_npz, s97_w2_1_npz, canonical, pinmap]
INPUT_FILES = [SCRIPT_PATH, ANALYTIC_ZETA_PY, L14_CACHE, S98_V8_NPZ, S97_W2_1_NPZ, CANONICAL_PY]  # (local)
pins = log_input_pins(INPUT_FILES)                                # (local)
clos = closure_hash(pins)                                         # (local)
AUDIT_BYTE_INPUTS = [SCRIPT_PATH, ANALYTIC_ZETA_PY, L14_CACHE, S98_V8_NPZ, S97_W2_1_NPZ, CANONICAL_PY]  # (local)
audit_sha, content_sha = compute_dual_sha(AUDIT_BYTE_INPUTS, pins)  # (local)

print(f"\n[SEC 6] closure_hash(pins) = {clos[:16]}...")
print(f"        audit_sha256       = {audit_sha[:16]}...  (script+analytic_zeta+L14_cache+s98v8+s97w2_1+canonical+pinmap)")
print(f"        content_sha256     = {content_sha[:16]}...  (script only)")

scheme_emit = SCHEME if not _FB_FALLBACK else (SCHEME + "-FB-SATURATION-ANALYTIC")  # (local)

value_str = (
    f"OUTCOME={track};composite={composite};"
    f"d_PV_L14={d_PV_L14:.6f}_vs_eps_FI={EPS_FI}_info_band={INFO_BAND};"
    f"d_PV_L12_baseline={d_PV_L12:.6f}_drift_shrinks={drift_shrinks};"
    f"ratio_PV_L10={RATIO_PV_L10:.6f}_L12={RATIO_PV_L12:.6f}_L14={ratio_PV_L14:.6f};"
    f"signed_step_L14={delta_L14:+.6f}_L12={delta_L12:+.6f}_monotone_decreasing={bool(delta_L14<0 and delta_L12<0)};"
    f"a0_PV_L14={a0pv14:.6e}_a2_PV_L14={a2pv14:.6e}_a0_zeta_L14={a0z14:.6e}_a2_zeta_L14={a2z14:.6e};"
    f"L10_repro_xc=a0pv:{xc_a0pv_L10}_a2pv:{xc_a2pv_L10}_ratio:{xc_ratio_L10};"
    f"L_max_plan={L_MAX_PLAN}_L_max_operational={L_MAX_OPERATIONAL}_truncation_consistent={_TRUNCATION_CONSISTENT};"
    f"survival_LABEL_regulator_INVARIANT_S98_V8_byte_identical_SURVIVE_NOT_recomputed_NOT_retracted;"
    f"CLASS=FULL_no_SCHEMATIC_suffix_no_tier_pin;"
    f"regulator_pin=a0_PauliVillars_a2_PauliVillars;poleconv=A-double_a0_s4_n0_a2_s3_n2;"
    f"DI1=L_max-AXIS-RD-RESIDUAL-ONLY_does-NOT-establish-or-retract-§8.5-tier-2-survival-LABEL"
)  # (local)

# Companion rows (regulator_pin + DI1 scope; FULL-class => NO -SCHEMATIC, NO tier_pin row):
extra_rows = [                                                    # (local)
    (f"# regulator_pin a_0^{{Pauli-Villars}} (pole_in_s={S_POLE_A0_CONVA},n=0) "
     f"a_2^{{Pauli-Villars}} (pole_in_s={S_POLE_A2_CONVA},n=2) poleconv-A-double d={D_SPEC_NCG}; "
     f"CLASS=FULL (full-physical PV c={PV_C} m^2={PV_M2_DIMLESS}; NO -SCHEMATIC, NO tier_pin)"),
    (f"# DI1: L_max-axis RD residual ONLY; survival LABEL regulator-INVARIANT (S98 V.8 byte-identical "
     f"SURVIVE); FAIL records RD as Layer-2 L_max-axis structural property; retracts NO substrate-IS fact; "
     f"L_max_plan={L_MAX_PLAN} L_max_operational={L_MAX_OPERATIONAL} truncation_consistent={_TRUNCATION_CONSISTENT}"),
]

# 4-tuple output tag (final non-verdict line)
print(f"\n(value={value_str!r}, scheme={scheme_emit}, convention={CONVENTION}, L_max={L_MAX_TAG})")

# Override SCHEME-in-payload if FB fallback fired:
SCHEME_FINAL = scheme_emit                                        # (local)
_orig_scheme = SCHEME
globals()["SCHEME"] = SCHEME_FINAL  # ensure payload carries the FB suffix when applicable
print_verdict_payload(composite, value_str, audit_sha, content_sha,
                      sign_verdict, magnitude_verdict, regime_verdict,
                      extra_rows=extra_rows)
globals()["SCHEME"] = _orig_scheme

print(f"\n[SEC 6] {GATE_ID}: composite={composite}  "
      f"(sign={sign_verdict} magnitude={magnitude_verdict} regime={regime_verdict})")
print("[SEC 6] Payload printed; agent will call the race-safe emit_verdict knowledge-MCP tool.")

sys.exit(0)   # exit code reflects SCRIPT HEALTH, not the scientific verdict (math-scripts.md)
